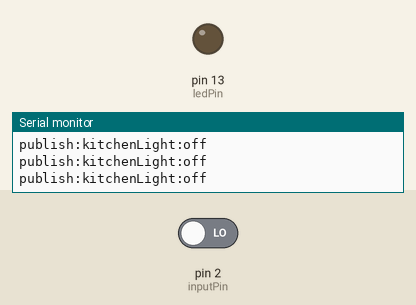
Simulated run of this sketch. Board: Arduino Uno, built with avr-gcc and run on an emulated ATmega328P. Shown: output pins drawn as LEDs (lit = HIGH), the last lines printed to the serial monitor. Inputs (shaded band) come from the test bench; at power-on: pin 2 (inputPin) LOW.

Above: at 2.8 s.
2.9 s: pin 2 (inputPin) driven HIGH
At 4.1 s:
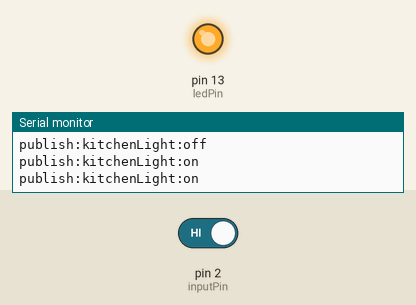
4.5 s: pin 2 (inputPin) driven LOW
At 5.6 s:
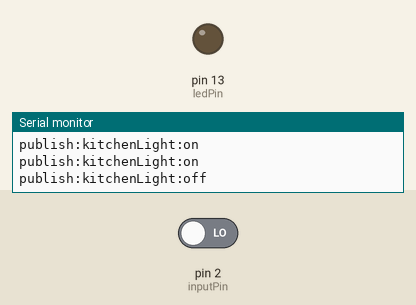
Timing chart, 0 to 7.5 s (numbered marks = the images above; inputs shaded):
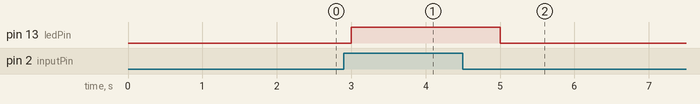

Measured:
- after the input at 2.9 s, pin 13 (ledPin): LOW → HIGH after 0.10 s
- after the input at 4.5 s, pin 13 (ledPin): HIGH → LOW after 0.50 s

The sketch:

PushButton.ino
```cpp
const int ledPin = 13;
const int inputPin = 2;

void setup() {
  pinMode(ledPin, OUTPUT);
  pinMode(inputPin, INPUT);
  Serial.begin(9600);
}

void loop() {
  int val = digitalRead(inputPin);
  if (val == HIGH) {
    digitalWrite(ledPin, HIGH);
    Serial.println("publish:kitchenLight:on");
  } else {
    digitalWrite(ledPin, LOW);
    Serial.println("publish:kitchenLight:off");
  }
  delay(1000);
}
```
